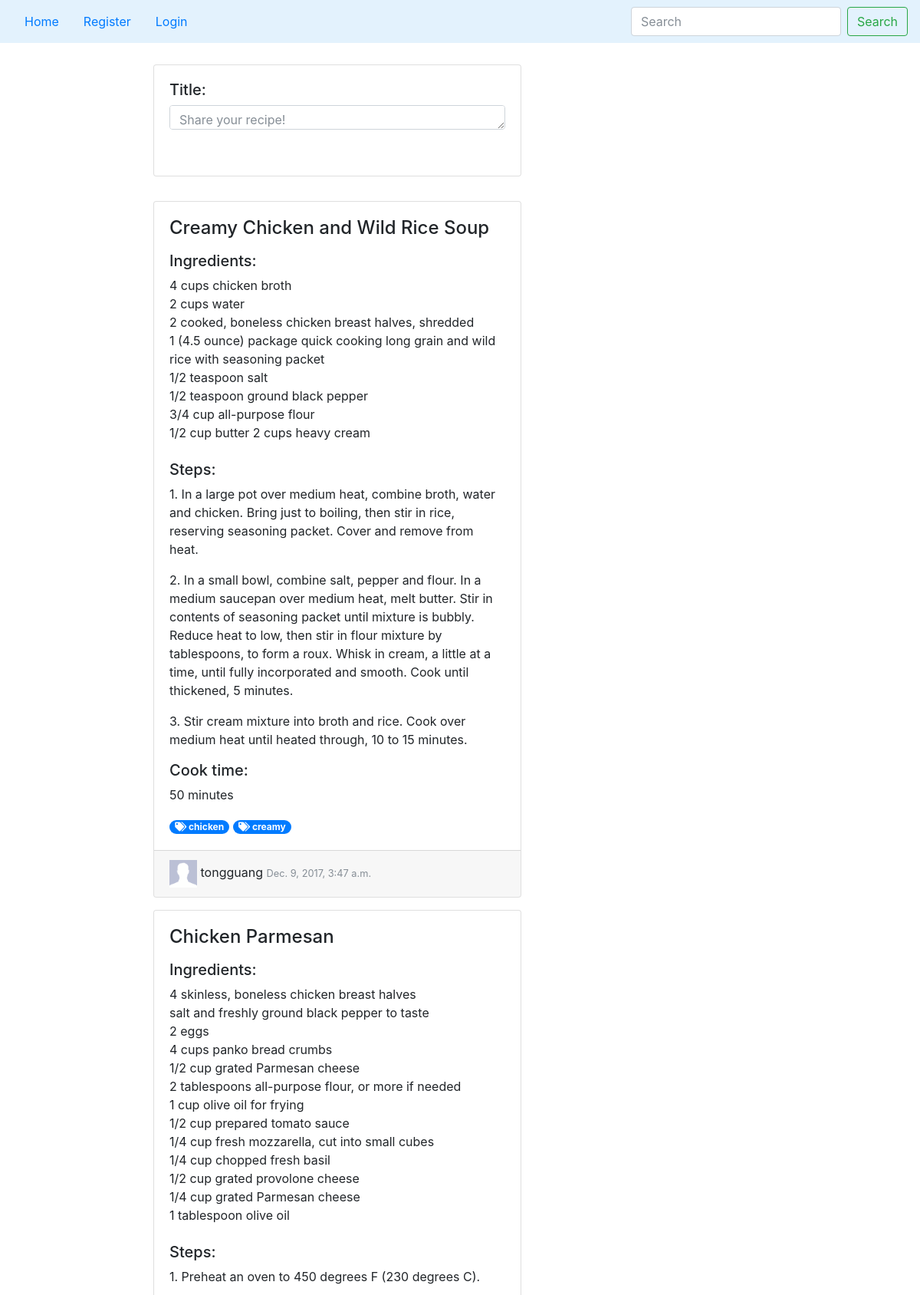
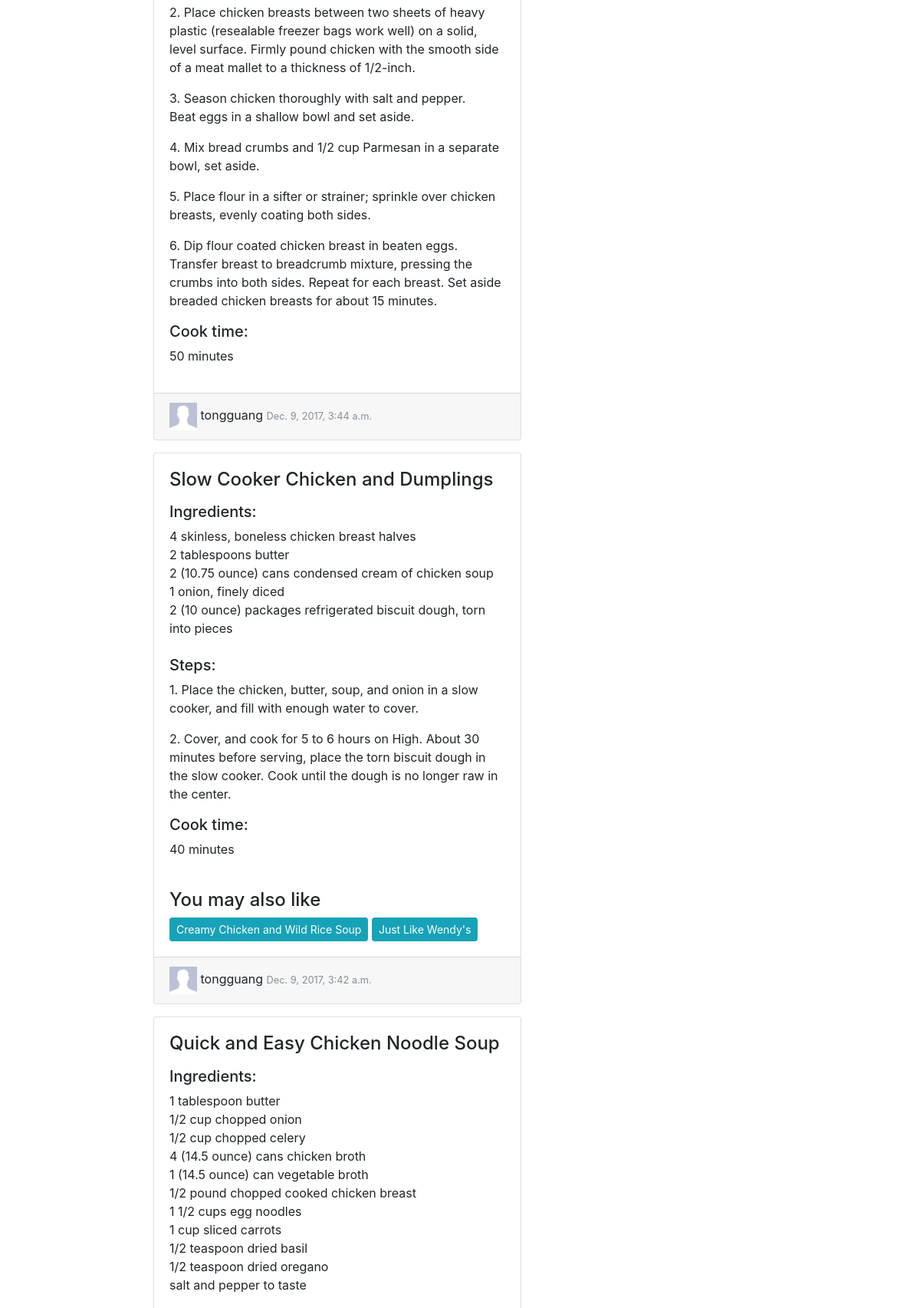
The app's page /recipes/ (upper part) with its own data (2 pictures, top to bottom).
### recipes/models.py (models this page shows, shortened)
class Content(models.Model):
	user = models.ForeignKey(User, blank=False, null=False)
	title = models.CharField(max_length=100)
	text = models.CharField(max_length=10000)
	created = models.DateTimeField(auto_now_add=True)
	minute = models.IntegerField(blank=False)

class Tag(models.Model):
	contents = models.ManyToManyField(Content)
	text = models.CharField(max_length=10, primary_key=True)

class Bloguser(models.Model):
	user = models.OneToOneField(User, on_delete=models.CASCADE)

### recipes/views.py (the view)
def home(request):
  context = {}
  if not request.user.is_anonymous:
    bloguser = Bloguser.objects.get(user=request.user)
    context['bloguser'] = bloguser
  context['page'] = 'home'
  context['contents'] = list(Content.objects.order_by('-created'))
  def get_bag(doc_str):
    bag = [w.lower() for w in re.findall('\\w+', doc_str)]
    bag = list(filter(lambda x: x not in stopwords, bag))
    return set(bag)
  recommend_for_user = set()
  for content in context['contents']:
    user_in_favor = False
    content.favCount = Favorite.objects.countOfContent(content)
    content.hasFav = Favorite.objects.getFavorite(request.user, content)
    if content.hasFav is not None:
      user_in_favor = True
    content.voteCount = Vote.objects.countOfContent(content)
    recommendation_set = []
    this_bag = get_bag(content.text)
    for target_content in context['contents']:
        if (target_content != content):
            target_bag = get_bag(target_content.text)
            relation = float(len(list(filter(lambda x: x in target_bag, list(this_bag))))) / float(len(this_bag))
            if (relation > 0.4):
                recommendation_set.append(target_content)
    content.recommendations = recommendation_set
    t = Vote.objects.getVote(request.user, content)
    if t == None:
      content.hasVote = 0
    elif t.isUp == True:
      content.hasVote = 1
      user_in_favor = True
    else:
      content.hasVote = -1
    if user_in_favor:
      recommend_for_user.update(recommendation_set)
  context['badges'] = getBadges(request.user)
  context['notifications'] = getNotification(request.user)
  context['suggestions'] = list(recommend_for_user)
  return render(request, 'recipes/stream.html', context)

### recipes/badges.py (called while the page is built, shortened)
def getBadges(User):
	badges = []
	if User.is_anonymous:
		return badges

### recipes/manager.py (called while the page is built)
  def countOfContent(self, content):
    return self.get_queryset().filter(content=content).count()

  def getFavorite(self, user, content):
    if user.is_anonymous:
      return None
    else:
      try:
        return self.get_queryset().get(user=user, content=content)
      except ObjectDoesNotExist:
        return None

  def countOfContent(self, content):
    rt = 0
    for v in self.get_queryset().filter(content=content):
      if v.isUp == True:
        rt += 1
      else:
        rt -= 1
    return rt

  def getVote(self, user, content):
    if user.is_anonymous:
      return None
    else:
      try:
        return self.get_queryset().get(user=user, content=content)
      except ObjectDoesNotExist:
        return None

### recipes/notifications.py (called while the page is built)
def getNotification(user):
    if user.is_anonymous:
        return []
    else:
        return Notification.objects.filter(user=user).order_by('-created')

### recipes/templates/recipes/stream.html (shortened to what this page needs)
{% extends 'recipes/base.html' %}
{% load staticfiles %}
{% block navbar %}{% include 'recipes/navbar.html' with active=page %}{% endblock %}
{% block content %}
<div class="row">
    <div class="card post-recipe" style="width: 30rem;">
        <div class="card-body">
            <form method="post" action="{% url 'addContent' %}">
                <div class="instructions-hide"><h5 id="prompt">Title:</h5>
                    <textarea id="content_title" maxlength="10000" type="text" name="title" class="form-control post-recipe post-recipe-hide" style="height: 2em" placeholder="Share your recipe!"></textarea>
                    <br>
                </div>
            </form>
        </div>
    </div>
    <div class="card-deck mt-lg-3">
    <div id="content-items">
        {% include 'recipes/content.html' %}
    </div>
    </div>
</div>
{% endblock %}

### recipes/templates/recipes/base.html (shortened to what this page needs)
<html lang="en">
<head>
    {% load staticfiles %}
    <link href="{% static "css/bootstrap.min.css" %}" rel="stylesheet">
    <link href="{% static "css/fontawesome-all.min.css" %}" rel="stylesheet">
    <link href="{% static "css/recipes.css" %}" rel="stylesheet">
</head>
<body>
    {% block navbar %}{% endblock %}
    <div class="container" style="margin-top: 4rem;">
        <div class="row">
            <div class="col-sm-8">
                {% block content %}{% endblock %}
            </div>
            <aside class="col-sm-4">
            </aside>
        </div>
    </div>
</body>
</html>

### recipes/templates/recipes/navbar.html (shortened to what this page needs)
<nav class="navbar fixed-top navbar-light" style="background-color: #e3f2fd;">
    <ul class="nav">
        <li class="nav-item {% if active == 'home' %} active {% endif %}">
            <a class="nav-link" href="{% url 'home' %}">Home</a>
        </li>
        {% if not user.is_anonymous %}
            {% if notifications and notifications.count != 0 %}
                <li class="nav-item dropdown">
                    <button type="button" class="btn btn-info nav-link dropdown-toggle" data-toggle="dropdown"  aria-haspopup="true" aria-expanded="false">Notifications <span class="badge badge-light">{{ notifications.count }}</span>
                    </button>
                        <div class="dropdown-menu" aria-labelledby="navbarDropdown">
                            {% for notification in notifications %}
                                <button class="dropdown-item" type="button">{{ notification.text }} -- {{ notification.created }}</button>
                            {% endfor %}
                            <a href="{% url 'clearNotifications' %}">Clear</a>
                        </div>
                </li>
            {% else %}
                <button type="button" class="btn btn-outline-info nav-link">Notifications <span class="badge badge-light">0</span></button>
            {% endif %}
            <li class="nav-item {% if active == 'dashboard' %} active {% endif %}">
                <a class="nav-link" href="{% url 'dashboard' %}">Dashboard</a>
            </li>
            <li class="nav-item">
                <a class="nav-link" href="{% url 'logout' %}">Logout</a>
            </li>
        {% else %}
            <li class="nav-item {% if active == 'register' %} active {% endif %}">
                <a class="nav-link" href="{% url 'register' %}">Register</a>
            </li>
            <li class="nav-item {% if active == 'login' %} active {% endif %}">
                <a class="nav-link" href="{% url 'login' %}">Login</a>
            </li>
        {% endif %}
    </ul>
    <form action="{% url 'search' %}" class="form-inline my-2 my-lg-0" method="post">
        <input name="searchQuery" class="form-control mr-sm-2" type="search" placeholder="Search" aria-label="Search">
        <button class="btn btn-outline-success my-2 my-sm-0" type="submit">Search</button>
    </form>
</nav>

### recipes/templates/recipes/content.html (shortened to what this page needs)
{% load static %}
{% for content in contents %}
<div class="card mt-3" id="content_{{ content.pk }}" style="width: 30rem;">
  <div class="card-body">
    <h4 class="card-title">{{ content.title }}</h4>
    <p class="card-text"> {{ content.text|safe|linebreaks }} </p>
    <p><h5>Cook time:</h5> {{ content.minute }} minutes </p>
    {% if not user.is_anonymous %}
      <div class="container">
        <div class="row">
          <div class="col-md-6">
            <div>
              {% for tag in content.tag_set.all %}
                <a href="search?searchQuery={{ tag.text }}"><span class="badge badge-pill badge-primary">
                  <i class="fa fa-tags" aria-hidden="true"></i>
                  {{ tag.text }}
                </span></a>
              {% endfor %}
            </div>
          </div>
          <div class="col-md-6">
            <form action="{% url 'addTag' %}" method="post">
              {% csrf_token %}
              <input name="contentId" value="{{ content.pk }}" type="hidden">
              <div class="input-group">
                <input name="tag" type="text" class="form-control" placeholder="Add tag">
                <button class="btn btn-success btn-sm" type="submit" value="Submit">+</button>
              </div>
            </form>
          </div>
        </div>
      </div>
    {% else %}
        <div>
            {% for tag in content.tag_set.all %}
              <a href="search?searchQuery={{ tag.text }}"><span class="badge badge-pill badge-primary">
                <i class="fa fa-tags" aria-hidden="true"></i>
                {{ tag.text }}
              </span></a>
            {% endfor %}
          </div>
    {% endif %}
    {% if content.recommendations %}
      <br>
      <h4>You may also like</h4>
      {% for content in content.recommendations %}
        <button type="button" class="btn btn-sm btn-info" data-toggle="popover" title="{{ content.title }}" data-content="{{ content.text }}">{{ content.title }}</button>
      {% endfor %}
    {% endif %}
  </div>
  <div class="card-footer">
      {% include 'recipes/picture_and_name.html' with bloguser=content.user.bloguser %}
      <small class="text-muted"> {{ content.created }} </small>
  </div>
</div>
{% endfor %}

### recipes/templates/recipes/picture_and_name.html (shortened to what this page needs)
{% load staticfiles %}
{% if bloguser.picture %}
	<img class="headshot" src="{% url 'photo' bloguser.pk %}" alt='user_img'>
{% else %}
	<img class="headshot" src="{% static 'images/dummyHead.png' %}" alt='user_img'>
{% endif %}
{{ bloguser.user.username }}

### recipes/static/css/recipes.css (style rules this page uses)
body { padding-top: 20px; }
.container { max-width: 800px; }
.headshot { height: 36px; width: 36px; }

### records on screen
Content: title "Creamy Chicken and Wild Rice Soup", text "Ingredients: 4 cups chicken broth 2 cups water 2 cooked, boneless chicken breast halves, shredded 1 (4.5 ounce) package quick cooking long grain and wild rice with seasoning packet 1/2 teaspoon salt 1/2 teaspoon ground black pepper 3/4 cup all-purpose flour 1/2 cup butter 2 cups heavy cream Steps: 1. In a large pot over medium heat, combine broth, water and chicken. Bring just to boiling, then stir in rice, reserving seasoning packet. Cover and remove from heat. 2. In a small bowl, combine salt, pepper and flour. In a medium saucepan over medium heat, melt butter. Stir in contents of seasoning packet until mixture is bubbly. Reduce heat to low, then stir in flour mixture by tablespoons, to…", minute "50", created "Dec. 9, 2017, 3:47 a.m."
Tag: text "chicken"
Tag: text "creamy"
Bloguser: user.username "tongguang"
Content: title "Chicken Parmesan", text "Ingredients: 4 skinless, boneless chicken breast halves salt and freshly ground black pepper to taste 2 eggs 4 cups panko bread crumbs 1/2 cup grated Parmesan cheese 2 tablespoons all-purpose flour, or more if needed 1 cup olive oil for frying 1/2 cup prepared tomato sauce 1/4 cup fresh mozzarella, cut into small cubes 1/4 cup chopped fresh basil 1/2 cup grated provolone cheese 1/4 cup grated Parmesan cheese 1 tablespoon olive oil Steps: 1. Preheat an oven to 450 degrees F (230 degrees C). 2. Place chicken breasts between two sheets of heavy plastic (resealable freezer bags work well) on a solid, level surface. Firmly pound chicken with the smooth side of a meat mallet to a thickness of…", minute "50", created "Dec. 9, 2017, 3:44 a.m."
Content: title "Slow Cooker Chicken and Dumplings", text "Ingredients: 4 skinless, boneless chicken breast halves 2 tablespoons butter 2 (10.75 ounce) cans condensed cream of chicken soup 1 onion, finely diced 2 (10 ounce) packages refrigerated biscuit dough, torn into pieces Steps: 1. Place the chicken, butter, soup, and onion in a slow cooker, and fill with enough water to cover. 2. Cover, and cook for 5 to 6 hours on High. About 30 minutes before serving, place the torn biscuit dough in the slow cooker. Cook until the dough is no longer raw in the center.", minute "40", created "Dec. 9, 2017, 3:42 a.m."
Content: title "Just Like Wendy's"
Content: title "Quick and Easy Chicken Noodle Soup", text "Ingredients: 1 tablespoon butter 1/2 cup chopped onion 1/2 cup chopped celery 4 (14.5 ounce) cans chicken broth 1 (14.5 ounce) can vegetable broth 1/2 pound chopped cooked chicken breast 1 1/2 cups egg noodles 1 cup sliced carrots 1/2 teaspoon dried basil 1/2 teaspoon dried oregano salt and pepper to taste"
